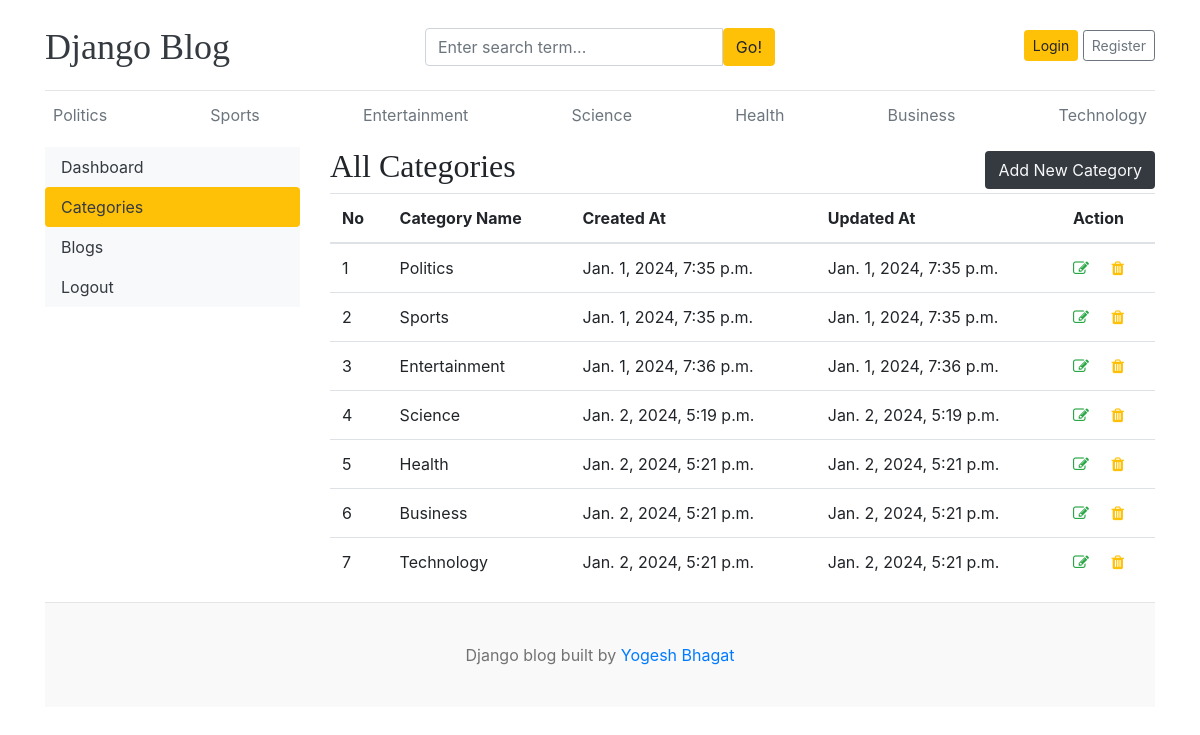
Page /dashboard/categories/ on the earlier database version.
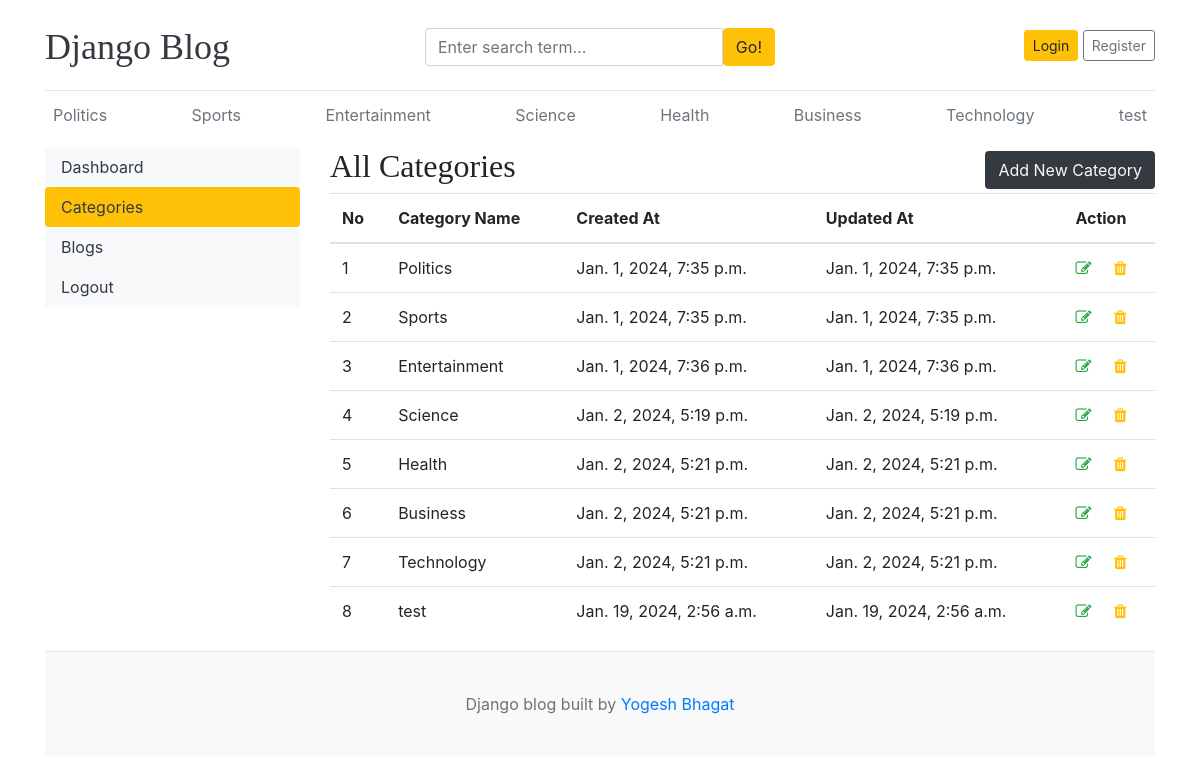
Same page on the later database version.
### blogs/models.py (models this page shows)
class Category(models.Model):
    category_name = models.CharField(max_length=50)
    created_at = models.DateTimeField(auto_now_add=True)
    updated_at = models.DateTimeField(auto_now = True)
    class Meta:
        verbose_name_plural = 'Categories'
    def __str__(self):
        return self.category_name

### dashboards/views.py (the view)
# urls.py: path('categories/', views.categories, name='categories'),
def categories(request):
    return render(request, 'dashboard/categories.html')

### blogs/context_processors.py (called while the page is built)
def get_categories(request):
    categories = Category.objects.all()
    return dict(categories=categories)

def get_social_links(request):
    social_links = SocialLink.objects.all()
    return dict(social_links=social_links)

### templates/dashboard/categories.html (shortened to what this page needs)
{% extends 'base.html' %}
{% block content %}
<div class="row">
    {% include 'dashboard/sidebar.html' %}
    <div class="col-md-9">
        <div class="row">
            <div class="col">
                <div class="header-container">
                    <h2>All Categories</h2>
                    <a href="{% url 'add_new_category' %}" class="btn bg-dark text-light">Add New Category</a>
                </div>
                <table class="table table-hover">
                    <thead>
                      <tr>
                        <th>No</th>
                        <th>Category Name</th>
                        <th>Created At</th>
                        <th>Updated At</th>
                        <th>Action</th>
                      </tr>
                    </thead>
                    <tbody>
                    {% for category in categories %}
                      <tr>
                        <td>{{forloop.counter}}</th>
                        <td>{{category}}</td>
                        <td>{{category.created_at}}</td>
                        <td>{{category.updated_at}}</td>
                        <td>
                            <a href="{% url 'edit_category' category.id %}"><i class="fa fa-edit text-success"></i></a>
                            <a href="{% url 'delete_category' category.id %}"><i class="fa fa-trash text-warning"></i></a>
                        </td>
                      </tr>
                    {% endfor %}
                    </tbody>
                </table>
            </div>
        </div>
    </div>
</div>
{% endblock %}

### templates/base.html (shortened to what this page needs)
{% load static %}
<!DOCTYPE html>
<html lang="en">
<head>
    <link href="https://getbootstrap.com/docs/4.0/dist/css/bootstrap.min.css" rel="stylesheet">
    <link rel="stylesheet" href="https://cdnjs.cloudflare.com/ajax/libs/font-awesome/4.7.0/css/font-awesome.min.css">
    <link href="{% static 'css/blog.css' %}" rel="stylesheet">
  </head>
<body>
    <div class="container">
      <header class="blog-header py-3">
        <div class="row flex-nowrap justify-content-between align-items-center">
          <div class="col-4 pt-1">
            <a class="blog-header-logo text-dark" href="/">Django Blog</a>
          </div>
          <div class="col-4 pt-1">
            <form action="{% url 'search' %}" method="GET">
              <div class="input-group">
                <input class="form-control" type="text" name="keyword" value="{{keyword}}" placeholder="Enter search term..." aria-label="Enter search term..." aria-describedby="button-search" />
                <button type="submit" class="btn btn-warning" id="button-search" type="button">Go!</button>
            </div>
            </form>
          </div>
          <div class="col-4 d-flex justify-content-end align-items-center">
            {% if not user.is_authenticated %}
            <a class="btn btn-sm btn-warning" href="{% url 'login' %}">Login</a> &nbsp;
            <a class="btn btn-sm btn-outline-secondary" href="{% url 'register' %}">Register</a>
            {% else %}
            <a href="{% url 'dashboard' %}" class="btn btn-warning">Dashboard</a>
            &emsp;
            <a href="{% url 'logout' %}" class="btn btn-warning">Logout</a>
            {% endif %}
          </div>
        </div>
      </header>
      <div class="nav-scroller py-1 mb-2">
        <nav class="nav d-flex justify-content-between">
          {% for category in categories %}
          <a class="p-2 text-muted" href="{%url 'blogs_by_category' category.id%}">{{category.category_name}}</a>
          {% endfor %}
        </nav>
      </div>
{% block content %}
{% endblock %}
<footer class="blog-footer">
  <p>Django blog built  by <a href="#">Yogesh Bhagat</a></p>
</footer>
</body>
</html>

Differences in the rows shown:
added Category: category_name "test", created_at "Jan. 19, 2024, 2:56 a.m.", updated_at "Jan. 19, 2024, 2:56 a.m."
